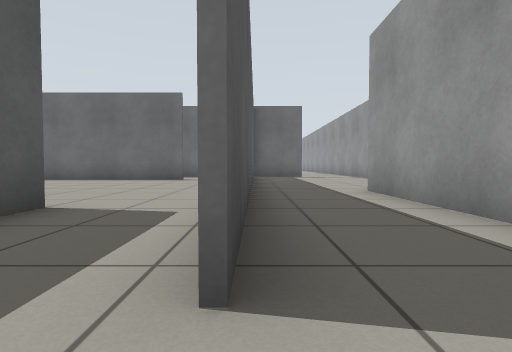
[1] (above)

24 first-person views from a walk through a world built for the Gazebo simulator. The camera is 0.5 m above the floor, tilts 2° down and sees 80° across. The floor is counted in squares, 1 m on a side. Each view is taken from the middle of a square. On the plan, view 1 faces up. The plan holds only what a view shows up to about 9 squares ahead; the rest is blank. The place goes on beyond the plan.

[2]
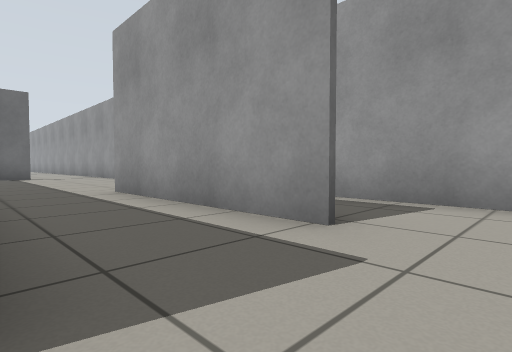

[3]
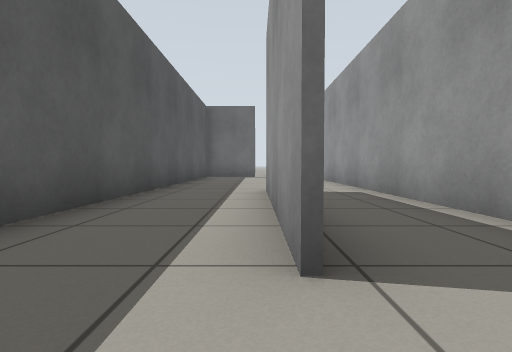

[4]
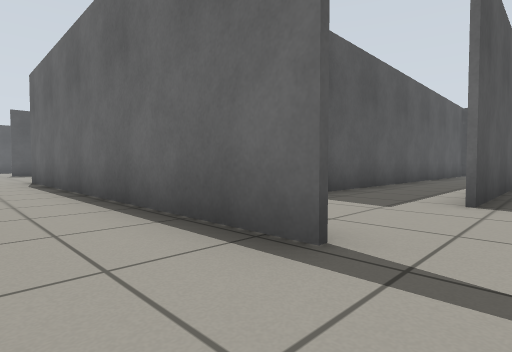

[5]
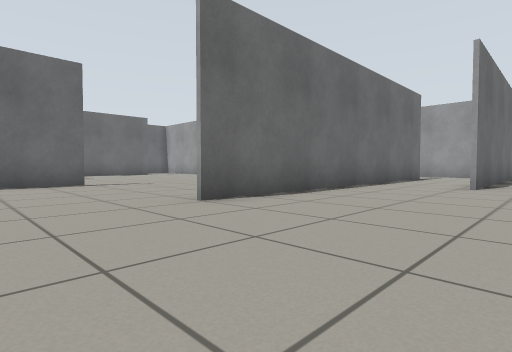

[6]
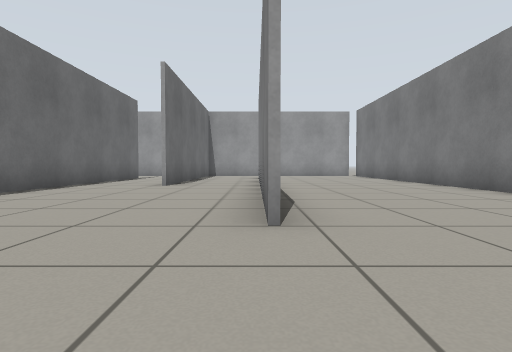

[7]
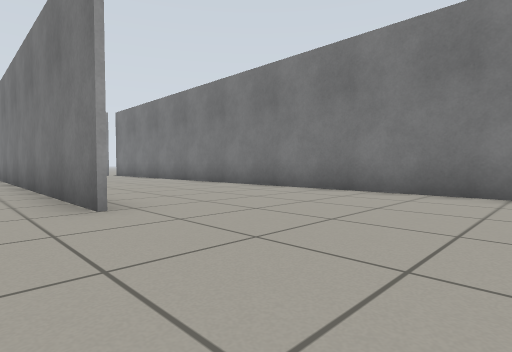

[8]
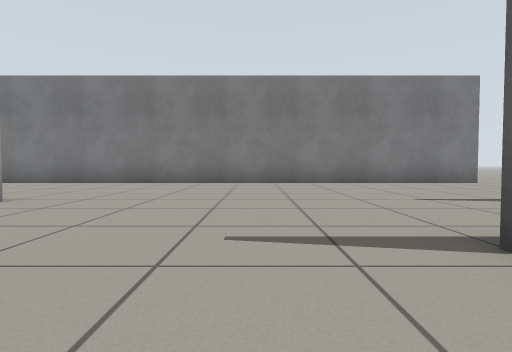

[9]
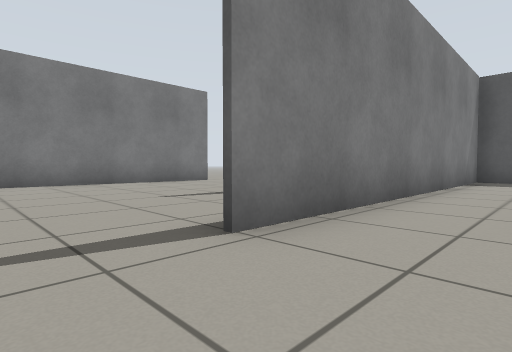

[10]
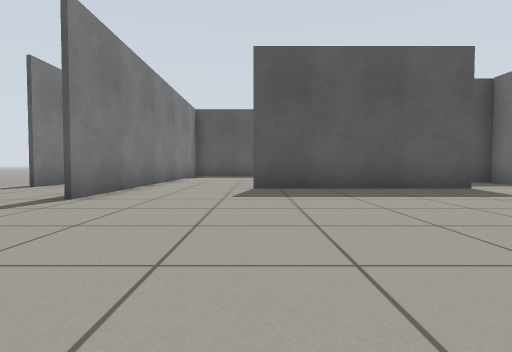

[11]
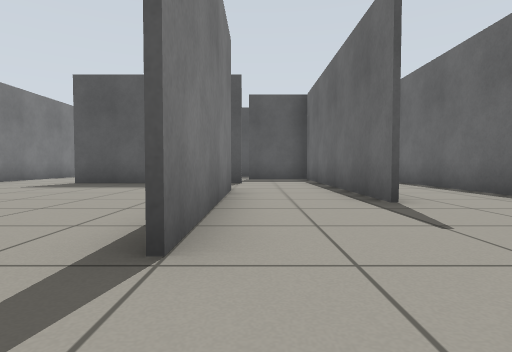

[12]
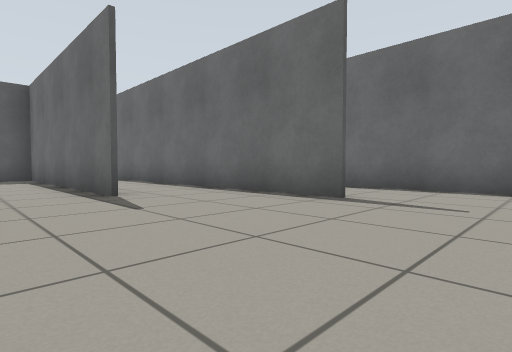

[13]
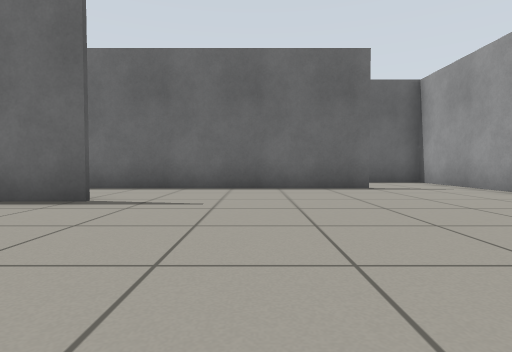

[14]
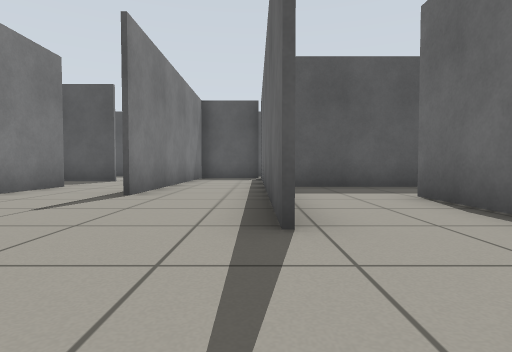

[15]
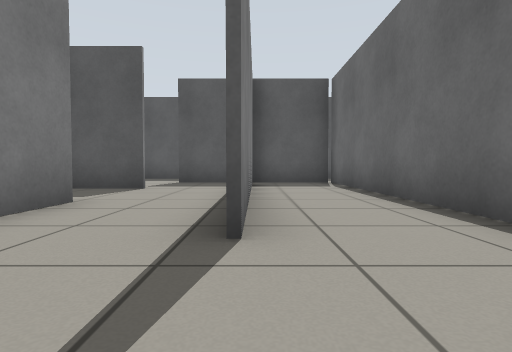

[16]
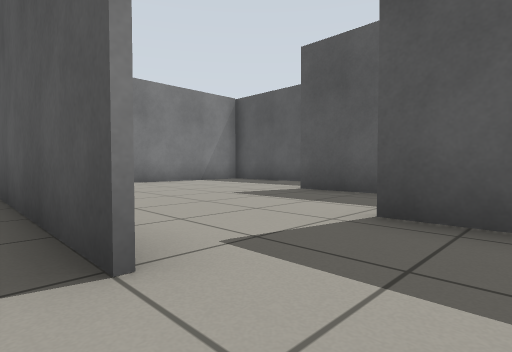

[17]
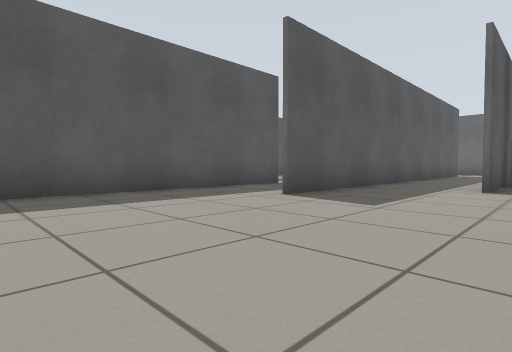

[18]
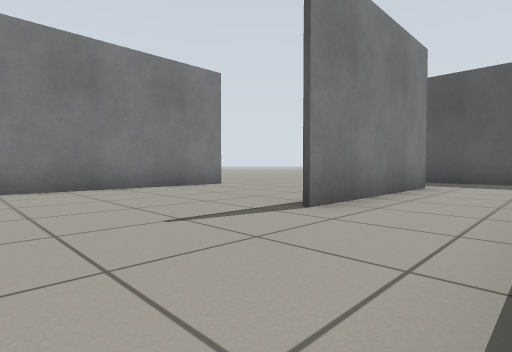

[19]
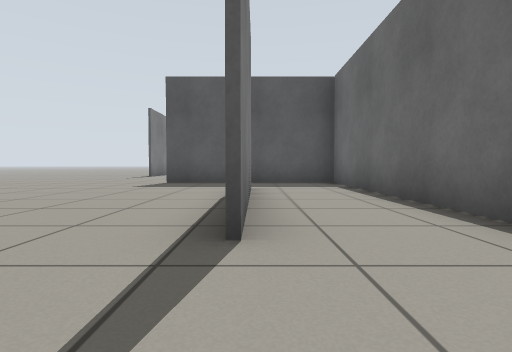

[20]
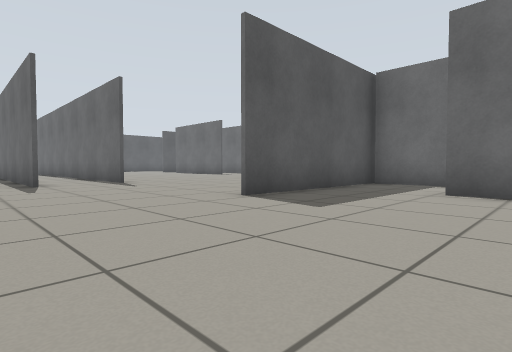

[21]
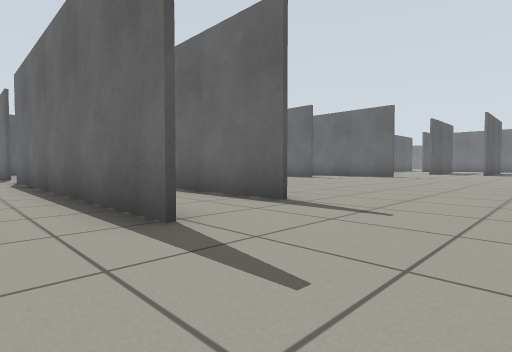

[22]
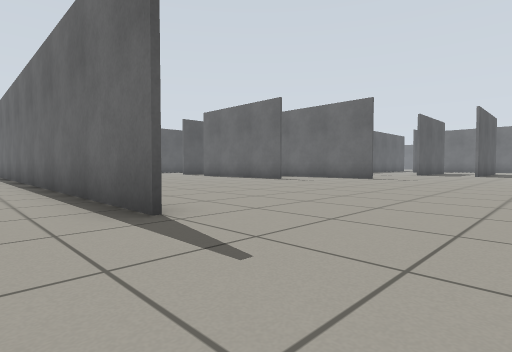

[23]
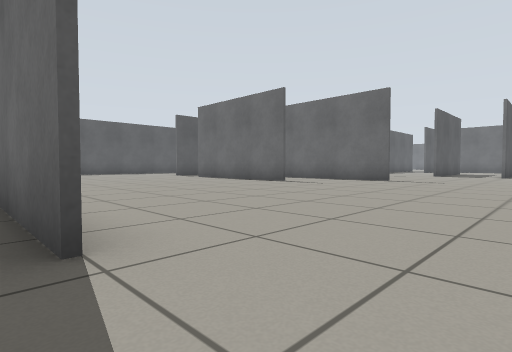

[24]
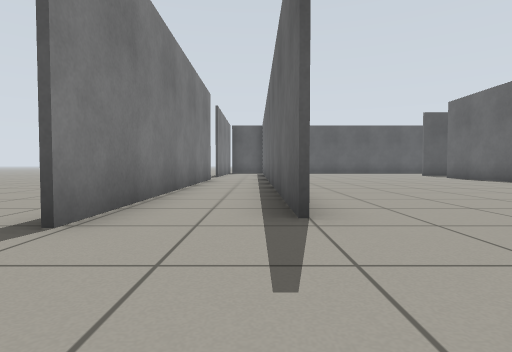

### Floor plan
Ten units are one square. View 1 is at (0, 0); x grows to the right and y downward. Boxes are objects, and circles mark ways between rooms. Rooms are numbered by the first view taken in them; rooms with no view inside come last. Other rooms are left out.
<svg viewBox="-359 -124 407 236">
<path fill="none" stroke="#000" d="M22 -12 22 -60M23 -50 23 -12M43 -2 43 -64M-1 -65 -1 -10M-185 62 -194 62M-194 61 -150 61M-155 38 -216 38M-154 37 -124 37M-217 41 -217 86M-174 106 -9 106M-145 -36 -145 11M-268 86 -354 86M-264 107 -349 107M-122 -35 -76 -35M-76 61 8 61M-144 -59 -100 -59M-76 -34 -94 -34M-100 -58 -125 -58M-330 106 -264 106M-72 -82 -169 -82 -169 -60M-25 -36 -25 -29M16 38 -26 38M20 14 -75 14M-25 -106 -100 -106M-2 -96 -2 -115M-125 -58 -144 -58M-217 -36 -217 41M-169 -60 -169 -38M-193 -65 -193 -10M-216 37 -154 37M-144 -58 -169 -58M-121 -119 -121 -89"/>
<circle cx="25" cy="10" r="3" fill="#2a7"/>
<circle cx="-115" cy="-45" r="3" fill="#2a7"/>
<circle cx="-135" cy="-30" r="3" fill="#2a7"/>
<circle cx="-150" cy="25" r="3" fill="#2a7"/>
<circle cx="-85" cy="-95" r="3" fill="#2a7"/>
<circle cx="-150" cy="-45" r="3" fill="#2a7"/>
<text x="10" y="-20">1</text>
<text x="-180" y="50">2</text>
<text x="-140" y="-50">3</text>
<text x="-180" y="-10">4</text>
<text x="-110" y="-100">5</text>
</svg>
Room 1 opens to room 2. Room 2 opens to room 3. Room 2 opens to room 4. Room 2 opens to room 5. Room 3 opens to room 4.

Where each view was taken, in squares from view 1:
view 1: 0 up, 0 right, facing up
view 2: 0 up, 0 right, facing up-right
view 3: 0 up, 2 right, facing up
view 4: 3 down, 3 right, facing up-left
view 5: 5 down, 10 left, facing up-right
view 6: 6 down, 10 left, facing right
view 7: 5 down, 11 left, facing down-right
view 8: 2 down, 11 left, facing down
view 9: 2 down, 11 left, facing down-left
view 10: 1 down, 8 left, facing left
view 11: 4 up, 6 left, facing left
view 12: 4 up, 5 left, facing up-left
view 13: 4 up, 5 left, facing up
view 14: 8 up, 5 left, facing left
view 15: 6 up, 8 left, facing left
view 16: 5 up, 14 left, facing down-left
view 17: 3 down, 16 left, facing up-left
view 18: 4 down, 12 left, facing down-left
view 19: 6 down, 13 left, facing left
view 20: 12 down, 18 left, facing up-left
view 21: 12 down, 24 left, facing up-left
view 22: 10 down, 24 left, facing up-left
view 23: 9 down, 25 left, facing up-left
view 24: 9 down, 24 left, facing left
